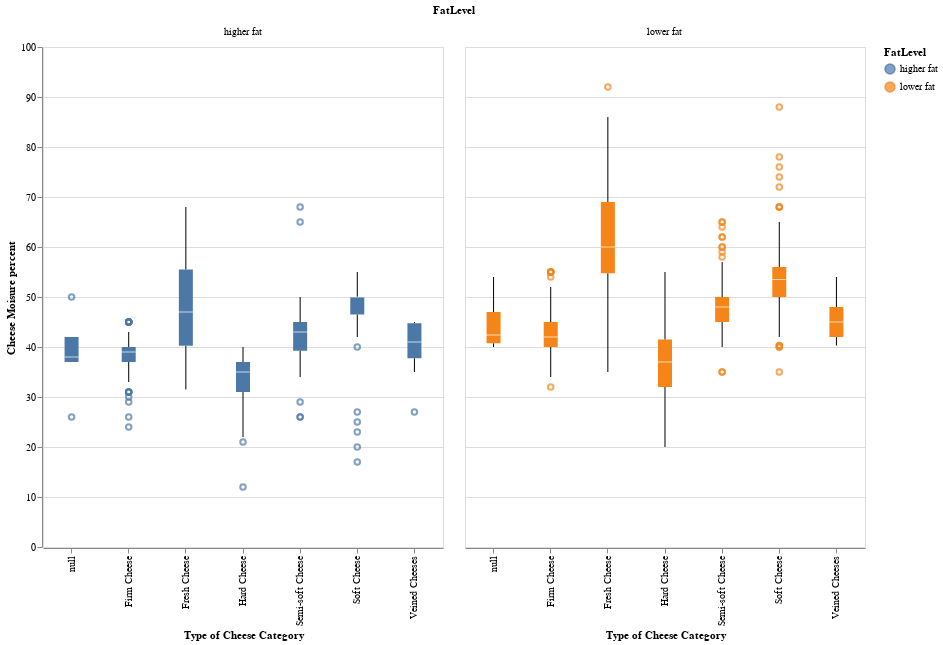

The cell this chart's notebook holds for it:
### Markdown cell above
Plot 1 shows that lower fat cheese tends to have on average higher cheese moisture content. However, variability in the data is greatest for the cheese that is pasteurized.

### Code cell
plot2 = alt.Chart(cheese_dfs).mark_boxplot().encode(
x = alt.X('CategoryTypeEn', title = 'Type of Cheese Category'),
y = alt.Y('MoisturePercent', title='Cheese Moisure percent', sort='-x'),
color = alt.Color('FatLevel')).properties(width=400, height=500, title='Plot 2: Moisture content on different cheese category').facet('FatLevel')

print('Plot 2: Moisture content on different cheese category')

plot2

### Figure 1 — Vega-Lite specification as saved in the notebook (floating-point values rounded to 4 significant figures; data arrays with more than 128 entries replaced by an {"elided": "..."} marker saying what was removed)
{"config": {"view": {"continuousWidth": 400, "continuousHeight": 300}}, "data": {"name": "data-e6e590b5a3404c1b7074d7b56341efb1"}, "facet": {"type": "nominal", "field": "FatLevel"}, "spec": {"mark": "boxplot", "encoding": {"color": {"type": "nominal", "field": "FatLevel"}, "x": {"type": "nominal", "field": "CategoryTypeEn", "title": "Type of Cheese Category"}, "y": {"type": "quantitative", "field": "MoisturePercent", "sort": "-x", "title": "Cheese Moisure percent"}}, "height": 500, "title": "Plot 2: Moisture content on different cheese category", "width": 400}, "$schema": "https://vega.github.io/schema/vega-lite/v4.8.1.json", "datasets": {"data-e6e590b5a3404c1b7074d7b56341efb1": {"elided": "1042 records"}}}
